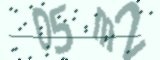
#> input picture ImagesGenerated/NumbersLetters/AlphaNumericImages/05m2.jpg, 160 x 60 px
$ python -i ProcessingImage.py   (imports and definitions only)
#> lines starting #> are read from the running program, lines starting #| are printed output that depends on the picture
#> further down, picture is the input picture: PIL image 160x60 RGB; mean R, G, B 215.9, 232.1, 227.5
from PIL import Image


def GrayscaleAndBinarization(image):
    '''
    灰度并二值化图片
    :param image:
    :return:
    '''
    threshold = 17  # 需要自己调节阈值

    tmp_image = image.convert('L')  # 灰度化
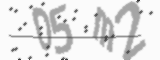
#> tmp_image: PIL image 160x60 L; min 59, max 252, mean 226.8
    new_image = Image.new('L', tmp_image.size, 0)
#> new_image: PIL image 160x60 L; every value is 0

    # 初步二值化
    for i in range(tmp_image.size[1]):
        for j in range(tmp_image.size[0]):
            if tmp_image.getpixel((j, i)) > threshold:
                new_image.putpixel((j, i), 255)
            else:
                new_image.putpixel((j, i), 0)
#> new_image: PIL image 160x60 L; every value is 255

    # 去噪，去除独立点，将前后左右等九宫格中灰度通道值均为255的像素点的通道值设为255
    for i in range(1, new_image.size[1] - 1):
        for j in range(1, new_image.size[0] - 1):
            if new_image.getpixel((j, i)) == 0 and new_image.getpixel((j - 1, i)) == 255 and new_image.getpixel(
                    (j + 1, i)) == 255 and \
                    new_image.getpixel((j, i - 1)) == 255 and new_image.getpixel(
                (j - 1, i - 1)) == 255 and new_image.getpixel((j + 1, i - 1)) == 255 and \
                    new_image.getpixel((j, i + 1)) == 255 and new_image.getpixel(
                (j - 1, i + 1)) == 255 and new_image.getpixel((j + 1, i + 1)) == 255:
                new_image.putpixel((j, i), 255)

    return new_image


def SplitImage(image):
    '''
    切割图像并保存，关键在于寻找切割位置
    :param image:
    :return:
    '''
    splitSite = [0, 16, 28, 41]
    splitSite.append(54)

    # 对图片进行切割
    new_image = []
    for index in range(1, len(splitSite)):
        box = (splitSite[index - 1], 0, splitSite[index], image.size[1])
        new_image.append(image.crop(box))
    return new_image


def featuretransfer(image):
    '''
    返回特征向量
    :param image: 图像
    :param label: 图像所属标签
    :return: 特征向量
    '''
    features = []
    image = image.resize((14, 27))
    for i in range(image.size[1]):
        for j in range(image.size[0]):
            features.append(image.getpixel((j, i)))

    return features

>>> from PIL import Image
>>> picture = Image.open('../NumbersLetters/AlphaNumericImages/05m2.jpg')
>>> result = GrayscaleAndBinarization(picture)

$ run again, on ImagesGenerated/NumbersLetters/AlphaNumericImages/0bch.jpg
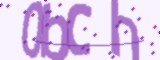
#> input picture ImagesGenerated/NumbersLetters/AlphaNumericImages/0bch.jpg, 160 x 60 px
#> picture is the input picture: PIL image 160x60 RGB; mean R, G, B 221.1, 199.9, 236.7
#> in GrayscaleAndBinarization, `tmp_image = image.convert('L')`:
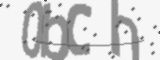
#> tmp_image: PIL image 160x60 L; min 84, max 252, mean 210.5

$ run again, on ImagesGenerated/NumbersLetters/AlphaNumericImages/0ipy.jpg
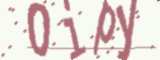
#> input picture ImagesGenerated/NumbersLetters/AlphaNumericImages/0ipy.jpg, 160 x 60 px
#> picture is the input picture: PIL image 160x60 RGB; mean R, G, B 229.8, 217.2, 213.1
#> in GrayscaleAndBinarization, `tmp_image = image.convert('L')`:
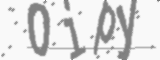
#> tmp_image: PIL image 160x60 L; min 119, max 253, mean 220.5

$ run again, on ImagesGenerated/NumbersLetters/AlphaNumericImages/0sze.jpg
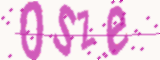
#> input picture ImagesGenerated/NumbersLetters/AlphaNumericImages/0sze.jpg, 160 x 60 px
#> picture is the input picture: PIL image 160x60 RGB; mean R, G, B 240.7, 207.2, 230.3
#> in GrayscaleAndBinarization, `tmp_image = image.convert('L')`:
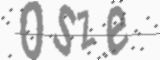
#> tmp_image: PIL image 160x60 L; min 95, max 254, mean 220.1
